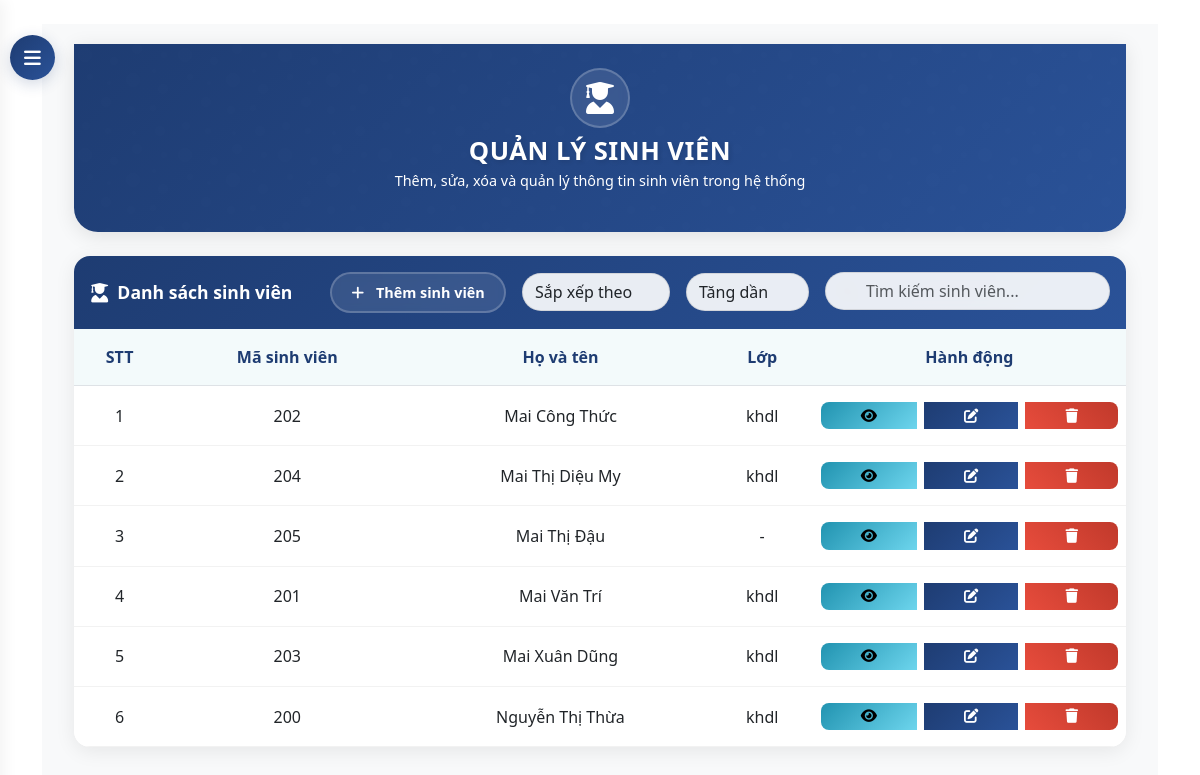
The app's page /dashboard/students/ (signed in) with its own data.
### core/models.py (models this page shows, shortened)
class Student(models.Model):
    student_id = models.CharField(max_length=20, unique=True)
    name = models.CharField(max_length=100)
    classroom = models.ForeignKey(ClassRoom, on_delete=models.CASCADE, null=True, blank=True)
    phone = models.CharField(max_length=15, blank=True, null=True)
    user = models.OneToOneField(User, on_delete=models.SET_NULL, null=True, blank=True)

class ClassRoom(models.Model):
    class_code = models.CharField(max_length=10)
    name = models.CharField(max_length=100)

### core/views.py (the view)
# urls.py: path('dashboard/students/', views.student_list, name='student_list'),
@login_required
@user_passes_test(is_admin)
def student_list(request):
    classrooms = ClassRoom.objects.all().order_by('name')
    classroom_id = request.GET.get('classroom')
    search_query = request.GET.get('search', '').strip()
    sort_by = request.GET.get('sort', 'name')  # Default sort by name
    sort_direction = request.GET.get('direction', 'asc')  # Default ascending
    students = Student.objects.select_related('classroom').all()
    if classroom_id:
        students = students.filter(classroom_id=classroom_id)
    if search_query:
        students = students.filter(
            Q(student_id__icontains=search_query) |
            Q(name__icontains=search_query)
        )
    if sort_by == 'student_id':
        order_by = 'student_id'
    elif sort_by == 'name':
        order_by = 'name'
    elif sort_by == 'classroom':
        order_by = 'classroom__name'
    else:
        order_by = 'name'
    if sort_direction == 'desc':
        order_by = f'-{order_by}'
    students = students.order_by(order_by)
    context = {
        'students': students,
        'classrooms': classrooms,
        'search_query': search_query,
        'current_sort': sort_by,
        'current_direction': sort_direction,
        'classroom_id': classroom_id
    }
    return render(request, 'core/admin/student_list.html', context)

### core/views.py (called while the page is built)
def is_admin(user):
    return user.is_superuser

### templates/core/admin/student_list.html (shortened to what this page needs)
{% extends 'base.html' %}
{% block content %}
<button id="sidebarCollapse">
    <i class="fas fa-bars"></i>
</button>
<div id="content">
    <div class="container-fluid">
        <div class="hero-section">
            <div class="container">
                <div class="row justify-content-center text-center">
                    <div class="col-md-8">
                        <div class="hero-icon">
                            <i class="fas fa-user-graduate"></i>
                        </div>
                        <h1 class="hero-title">QUẢN LÝ SINH VIÊN</h1>
                        <p class="hero-subtitle">Thêm, sửa, xóa và quản lý thông tin sinh viên trong hệ thống</p>
                    </div>
                </div>
            </div>
        </div>
        <div class="student-card">
            <div class="card-header d-flex justify-content-between align-items-center">
                <h4 class="mb-0">
                    <i class="fas fa-user-graduate"></i>
                    Danh sách sinh viên
                </h4>
                <div class="d-flex gap-3">
                    <a href="{% url 'student_create' %}" class="btn btn-add">
                        <i class="fas fa-plus"></i>
                        Thêm sinh viên
                    </a>
                    <form method="get" class="d-flex gap-3">
                        <div class="filter-box">
                            <select name="sort_by" class="form-select" onchange="updateSort(this)">
                                <option value="">Sắp xếp theo</option>
                            </select>
                        </div>
                        <div class="filter-box">
                            <select name="sort_direction" class="form-select" onchange="updateSort(this)">
                                <option value="asc" {% if sort_direction == 'asc' %}selected{% endif %}>Tăng dần</option>
                            </select>
                        </div>
                        <div class="search-box">
                            <input type="text" name="search" class="form-control" placeholder="Tìm kiếm sinh viên..." value="{{ search_query }}">
                        </div>
                    </form>
                </div>
            </div>
            <div class="card-body">
                {% if students %}
                <div class="table-container">
                    <div class="table-responsive">
                        <table class="table">
                            <thead>
                                <tr>
                                    <th>STT</th>
                                    <th>Mã sinh viên</th>
                                    <th>Họ và tên</th>
                                    <th>Lớp</th>
                                    <th>Hành động</th>
                                </tr>
                            </thead>
                            <tbody>
                                {% for student in students %}
                                <tr>
                                    <td>{{ forloop.counter }}</td>
                                    <td>{{ student.student_id }}</td>
                                    <td>{{ student.name }}</td>
                                    <td>{{ student.classroom.name|default:"-" }}</td>
                                    <td>
                                        <div class="btn-group">
                                            <a href="{% url 'student_detail' student.id %}" class="btn btn-info btn-sm" title="Xem chi tiết">
                                                <i class="fas fa-eye"></i>
                                            </a>
                                            <a href="{% url 'student_edit' student.id %}" class="btn btn-primary btn-sm" title="Chỉnh sửa">
                                                <i class="fas fa-edit"></i>
                                            </a>
                                            <a href="{% url 'student_delete' student.id %}" class="btn btn-danger btn-sm" title="Xóa" onclick="return confirm('Bạn có chắc chắn muốn xóa sinh viên này không?');">
                                                <i class="fas fa-trash"></i>
                                            </a>
                                        </div>
                                    </td>
                                </tr>
                                {% endfor %}
                            </tbody>
                        </table>
                    </div>
                </div>
                {% else %}
                <div class="alert alert-info text-center">
                    <i class="fas fa-info-circle me-2"></i> Chưa có sinh viên nào trong hệ thống.
                </div>
                {% endif %}
            </div>
        </div>
    </div>
</div>
{% endblock %}

### templates/base.html (style rules this page uses)
:root { --navbar-bg: #0d47a1; --navbar-hover: rgba(255, 255, 255, 0.1); }

### templates/core/admin/student_list.html (style rules this page uses)
:root { --primary-gradient: linear-gradient(135deg, #1e3c72 0%, #2a5298 100%); --secondary-gradient: linear-gradient(135deg, #2193b0 0%, #6dd5ed 100%); --accent-gradient: linear-gradient(45deg, #ff6b6b, #ff8e8e); --success-gradient: linear-gradient(45deg, #2ecc71, #27ae60); --primary-color: #1e3c72; --text-light: rgba(255, 255, 255, 0.8); }
#sidebarCollapse { position: fixed; top: 35px; left: 10px; z-index: 999; border: none; background: var(--primary-gradient); color: white; padding: 12px 15px; border-radius: 50%; cursor: pointer; transition: all 0.3s; box-shadow: 0 4px 15px rgba(30, 60, 114, 0.2); width: 45px; height: 45px; display: flex; align-items: center; justify-content: center; }
#sidebarCollapse i { font-size: 1.2rem; transition: transform 0.3s ease; }
#content { transition: all 0.3s cubic-bezier(0.4, 0, 0.2, 1); margin-left: 0; padding: 20px; background: #f8f9fa; min-height: 100vh; }
.hero-section { background: var(--primary-gradient); color: white; padding: 1.5rem 0; margin-bottom: 1.5rem; border-radius: 0 0 1.5rem 1.5rem; box-shadow: 0 4px 20px rgba(0,0,0,0.1); position: relative; overflow: hidden; }
.hero-section::before { content: ''; position: absolute; top: 0; left: 0; right: 0; bottom: 0; opacity: 0.1; animation: slide 20s linear infinite; }
.hero-icon { font-size: 2rem; margin-bottom: 0.5rem; animation: float 3s ease-in-out infinite; background: rgba(255, 255, 255, 0.1); width: 60px; height: 60px; display: flex; align-items: center; justify-content: center; border-radius: 50%; margin: 0 auto 0.5rem; backdrop-filter: blur(5px); border: 2px solid rgba(255, 255, 255, 0.2); }
.hero-title { font-size: 1.6rem; font-weight: 700; margin-bottom: 0.2rem; text-shadow: 2px 2px 4px rgba(0,0,0,0.1); animation: fadeInUp 1s ease-out; letter-spacing: 0.5px; }
.hero-subtitle { font-size: 0.9rem; opacity: 0; animation: fadeInUp 1s ease-out forwards; animation-delay: 0.3s; font-weight: 300; }
.student-card { background: white; border-radius: 1rem; box-shadow: 0 4px 20px rgba(0,0,0,0.08); overflow: hidden; transition: all 0.4s cubic-bezier(0.4, 0, 0.2, 1); animation: fadeInUp 1s ease-out forwards; }
.card-header { background: var(--primary-gradient) !important; border: none; padding: 1rem; }
.card-header h4 { color: white; font-weight: 600; display: flex; align-items: center; font-size: 1.1rem; margin: 0; }
.card-header h4 i { margin-right: 0.5rem; font-size: 1.1em; }
.btn-add { background: rgba(255, 255, 255, 0.1); border: 2px solid rgba(255, 255, 255, 0.2); color: white; border-radius: 2rem; padding: 0.5rem 1.2rem; font-weight: 600; transition: all 0.4s ease; backdrop-filter: blur(5px); font-size: 0.9rem; }
.btn-add i { margin-right: 0.5rem; }
.table { margin: 0; width: 100%; border-collapse: separate; border-spacing: 0; }
.table th { border-top: none; color: #1e3c72; font-weight: 600; padding: 1rem 0.5rem; background: rgba(33, 147, 176, 0.05); text-align: center; vertical-align: middle; white-space: nowrap; }
.table td { padding: 1rem 0.5rem; vertical-align: middle; border-color: rgba(0,0,0,0.05); text-align: center; white-space: nowrap; }
.table td, .table th { display: table-cell; text-align: center; vertical-align: middle; }
.table td > div, .table th > div { display: flex; align-items: center; justify-content: center; width: 100%; height: 100%; }
.table-responsive { width: 100%; margin: 0 auto; max-width: 1200px; }
.table-container { display: flex; justify-content: center; width: 100%; }
.btn-group .btn { padding: 0.4rem 0.8rem; border-radius: 0.5rem; transition: all 0.3s ease; display: inline-flex; align-items: center; justify-content: center; }
.btn-group .btn i { font-size: 0.9rem; }
.btn-info { background: var(--secondary-gradient); border: none; }
.btn-primary { background: var(--primary-gradient); border: none; }
.btn-danger { background: linear-gradient(45deg, #e74c3c, #c0392b); border: none; }
.search-box { position: relative; max-width: 300px; }
.search-box input { padding-left: 40px; border-radius: 2rem; border: 1px solid rgba(0,0,0,0.1); background: rgba(255, 255, 255, 0.9); backdrop-filter: blur(5px); }
.filter-box { display: flex; gap: 1rem; align-items: center; }
.filter-box select { border-radius: 2rem; border: 1px solid rgba(0,0,0,0.1); padding: 0.375rem 2.25rem 0.375rem 0.75rem; background: rgba(255, 255, 255, 0.9); backdrop-filter: blur(5px); }

### records on screen
Student: student_id "202", name "Mai Công Thức", classroom.name "khdl"
Student: student_id "204", name "Mai Thị Diệu My", classroom.name "khdl"
Student: student_id "205", name "Mai Thị Đậu", classroom.name "-"
Student: student_id "201", name "Mai Văn Trí", classroom.name "khdl"
Student: student_id "203", name "Mai Xuân Dũng", classroom.name "khdl"
Student: student_id "200", name "Nguyễn Thị Thừa", classroom.name "khdl"
